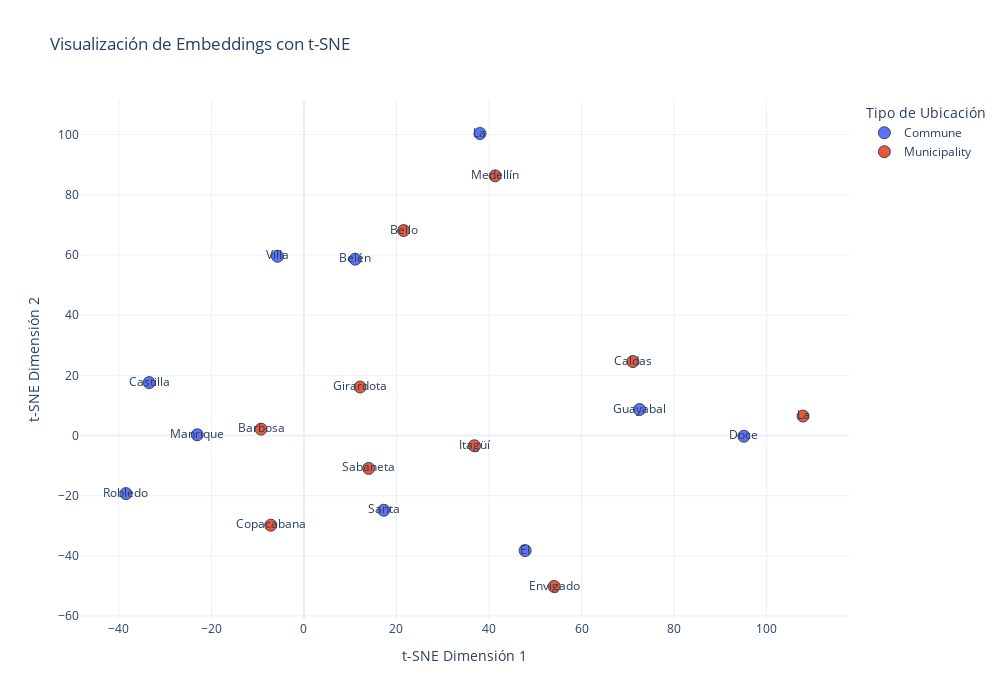

The code cell stored with this chart in its notebook:
### Markdown cell above
## Interpretación del gráfico 3D y los errores de PCA

**¿Qué estamos viendo?**

El gráfico anterior muestra los documentos transformados a un espacio 3D mediante PCA. Cada punto representa un documento y su ubicación está determinada por los valores de las 3 componentes principales.

**¿Qué significan los porcentajes?**

Los porcentajes de varianza explicada nos indican cuánta información de los embeddings originales se conserva en cada dimensión del nuevo espacio reducido. Si la suma es cercana al 100%, la visualización captura bien la estructura de los datos originales.

**¿Por qué aparecen advertencias?**

Las advertencias como `divide by zero` y `overflow encountered` ocurren cuando los embeddings tienen:
- Valores extremadamente grandes o pequeños
- Estructuras muy dispersas (muchos ceros)
- Problemas de escala entre diferentes dimensiones

La normalización que aplicamos (StandardScaler) ayuda a reducir estos problemas.

Ahora veamos una visualización 2D con t-SNE que suele ser más intuitiva para visualizar clusters de documentos similares:

También podemos visualizar los embeddings en 2D, lo que puede facilitar la interpretación:

### Code cell
# Reducir a 2D con t-SNE para mejor visualización de clusters
tsne = TSNE(n_components=2, perplexity=5, random_state=42)
embeddings_2d = tsne.fit_transform(embeddings_array)

# Crear dataframe para visualización
viz_df_2d = pd.DataFrame({
    'x': embeddings_2d[:, 0],
    'y': embeddings_2d[:, 1],
    'documento': [doc.split()[0] for doc in results['documents']],  # Solo el nombre para etiquetas
    'documento_completo': results['documents'],
    'tipo': location_types
})

# Crear gráfico interactivo con hover
fig = px.scatter(
    viz_df_2d, 
    x='x', 
    y='y',
    color='tipo',
    hover_data=['documento_completo'],
    text='documento',
    title='Visualización de Embeddings con t-SNE',
    labels={'x': 't-SNE 1', 'y': 't-SNE 2'},
    template='plotly_white'
)

fig.update_traces(
    marker=dict(size=12, line=dict(width=1, color='DarkSlateGrey')),
    selector=dict(mode='markers+text')
)

fig.update_layout(
    height=700,
    width=1000,
    xaxis_title='t-SNE Dimensión 1',
    yaxis_title='t-SNE Dimensión 2',
    legend_title_text='Tipo de Ubicación'
)

fig.show()

### Figure 1 — Plotly figure (JSON) as saved in the notebook; plotly's stock layout.template omitted (floating-point values rounded to 4 significant figures)
{"data": [{"customdata": [["Belén 8.83 217501 Arepa de Choclo Parque Biblioteca Belén 450"], ["La Candelaria 3.5 100000 Bandeja Paisa Plaza Botero 500"], ["El Poblado 23.1 130000 Sancocho Antioqueño Parque Lleras 800"], ["Robledo 13.5 150000 Empanadas Cerro El Volador 400"], ["Manrique 7.5 120000 Chorizo Antioqueño Parque de los Deseos 380"], ["Villa Hermosa 5.8 104450 Arepa de Queso Parque Biblioteca León de Greiff 390"], ["Guayabal 7.6 76355 Lechona Parque Juan Pablo II 420"], ["Castilla 6.2 110000 Frijoles con Chicharrón Parque Juanes de la Paz 370"], ["Santa Cruz 5.5 95000 Chicharrón Parque Santa Cruz 360"], ["Doce de Octubre 6.0 98000 Mondongo Parque Doce de Octubre 365"]], "hovertemplate": "tipo=Commune<br>t-SNE 1=%{x}<br>t-SNE 2=%{y}<br>documento=%{text}<br>documento_completo=%{customdata[0]}<extra></extra>", "legendgroup": "Commune", "marker": {"color": "#636efa", "line": {"color": "DarkSlateGrey", "width": 1}, "size": 12, "symbol": "circle"}, "mode": "markers+text", "name": "Commune", "orientation": "v", "showlegend": true, "text": ["Belén", "La", "El", "Robledo", "Manrique", "Villa", "Guayabal", "Castilla", "Santa", "Doce"], "type": "scatter", "x": [11.09, 38.05, 47.81, -38.48, -23.08, -5.726, 72.55, -33.45, 17.25, 95.09], "xaxis": "x", "y": [58.63, 100.4, -38.27, -19.31, 0.2363, 59.6, 8.647, 17.59, -24.84, -0.2429], "yaxis": "y"}, {"customdata": [["Medellín 380.64 2533424 Bandeja Paisa Plaza Botero 850"], ["Bello 142.36 532154 Arepa de Chocolo Puerta del Norte Shopping Center 700"], ["Itagüí 21.09 276744 Empanadas Itagüí Central Park 650"], ["Envigado 78.78 228848 Sancocho Antioqueño Envigado Cultural Center 800"], ["Caldas 135.0 81275 Lechona La Valeria Ecological Park 500"], ["Sabaneta 15.0 79638 Chicharrón Parque de Sabaneta 750"], ["Copacabana 70.0 74884 Frijoles con Chicharrón Cerro de la Virgen 600"], ["La Estrella 35.0 70445 Mondongo El Romeral Ecological Reserve 620"], ["Girardota 78.0 63611 Arepa de Queso Parque Principal de Girardota 580"], ["Barbosa 206.0 55969 Chorizo Antioqueño Parque de las Aguas 550"]], "hovertemplate": "tipo=Municipality<br>t-SNE 1=%{x}<br>t-SNE 2=%{y}<br>documento=%{text}<br>documento_completo=%{customdata[0]}<extra></extra>", "legendgroup": "Municipality", "marker": {"color": "#EF553B", "line": {"color": "DarkSlateGrey", "width": 1}, "size": 12, "symbol": "circle"}, "mode": "markers+text", "name": "Municipality", "orientation": "v", "showlegend": true, "text": ["Medellín", "Bello", "Itagüí", "Envigado", "Caldas", "Sabaneta", "Copacabana", "La", "Girardota", "Barbosa"], "type": "scatter", "x": [41.33, 21.54, 36.85, 54.09, 71.12, 14.0, -7.189, 107.9, 12.13, -9.284], "xaxis": "x", "y": [86.33, 68.14, -3.41, -50.2, 24.59, -10.95, -29.81, 6.461, 16.12, 2.13], "yaxis": "y"}], "layout": {"height": 700, "legend": {"title": {"text": "Tipo de Ubicación"}, "tracegroupgap": 0}, "title": {"text": "Visualización de Embeddings con t-SNE"}, "width": 1000, "xaxis": {"anchor": "y", "domain": [0, 1], "title": {"text": "t-SNE Dimensión 1"}}, "yaxis": {"anchor": "x", "domain": [0, 1], "title": {"text": "t-SNE Dimensión 2"}}}}
